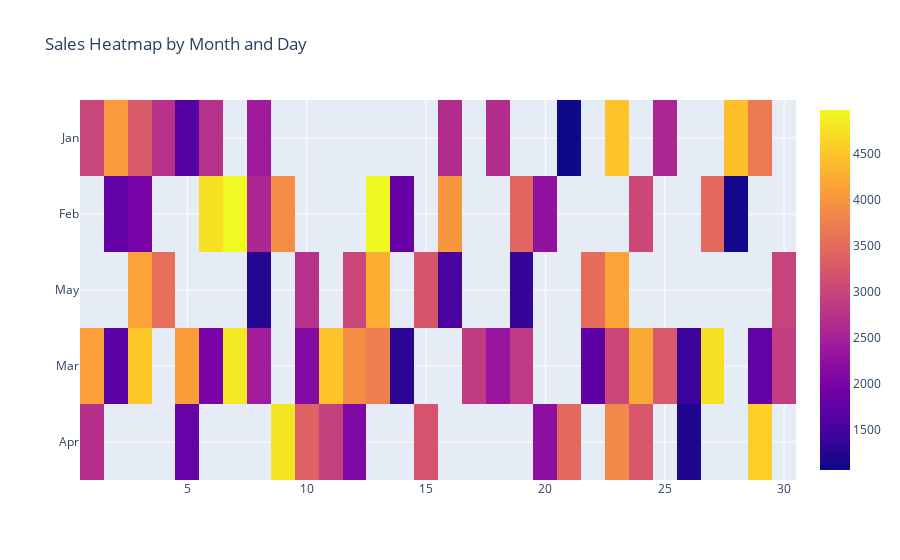

Here is the notebook cell this chart was saved with:
### Code cell
#Using the sales data, generate a heatmap to visualize the variation in sales across different months and days.

np.random.seed(20)
data = {
'Month': np.random.choice(['Jan', 'Feb', 'Mar', 'Apr', 'May'], 100),
'Day': np.random.choice(range(1, 31), 100),
'Sales': np.random.randint(1000, 5000, 100)
}

df = pd.DataFrame(data)

fig = go.Figure()
fig.add_trace(go.Heatmap(z=df['Sales'], x=df['Day'], y=df['Month']))
fig.update_layout(title='Sales Heatmap by Month and Day')
fig.show()

### Figure 1 — Plotly figure (JSON) as saved in the notebook; plotly's stock layout.template omitted (floating-point values rounded to 4 significant figures)
{"data": [{"type": "heatmap", "x": [23, 10, 10, 22, 3, 16, 26, 23, 2, 25, 18, 17, 9, 12, 6, 1, 27, 23, 6, 5, 12, 19, 10, 26, 15, 21, 6, 4, 12, 10, 24, 30, 29, 2, 3, 20, 23, 14, 22, 21, 21, 18, 29, 14, 25, 12, 24, 2, 10, 19, 20, 5, 21, 13, 5, 10, 11, 1, 16, 22, 28, 16, 11, 5, 4, 13, 11, 3, 8, 1, 12, 23, 16, 19, 8, 12, 30, 22, 28, 8, 24, 6, 23, 2, 7, 13, 5, 29, 7, 1, 8, 15, 3, 27, 7, 19, 12, 20, 16, 9], "y": ["Apr", "Mar", "May", "Mar", "Feb", "May", "Apr", "Mar", "Jan", "Jan", "Mar", "Mar", "Apr", "Apr", "Jan", "Jan", "Feb", "Mar", "Mar", "Apr", "Mar", "Feb", "Apr", "Mar", "Apr", "Apr", "Feb", "Jan", "Mar", "Apr", "Apr", "Mar", "Apr", "Feb", "Jan", "Apr", "Jan", "Mar", "Mar", "Apr", "Apr", "Jan", "Mar", "Feb", "Mar", "Apr", "Mar", "Feb", "May", "May", "Apr", "Apr", "Jan", "Mar", "Mar", "Apr", "Mar", "Mar", "Feb", "Mar", "Feb", "Jan", "Mar", "Mar", "May", "May", "Apr", "May", "Jan", "Jan", "Apr", "May", "Jan", "Mar", "Feb", "May", "May", "May", "Jan", "May", "Feb", "Feb", "Apr", "Mar", "Feb", "Feb", "Jan", "Jan", "Mar", "Apr", "Mar", "May", "Mar", "Mar", "Feb", "May", "Mar", "Feb", "May", "Feb"], "z": [4835, 2099, 2094, 4809, 1969, 1278, 1208, 4408, 4047, 2580, 2321, 2858, 4799, 2780, 2713, 4530, 3459, 3019, 1990, 3610, 1513, 3422, 1361, 1405, 3181, 4974, 3985, 2732, 4026, 1138, 3240, 2899, 4588, 2135, 3280, 1331, 4471, 1310, 4211, 4076, 3454, 2661, 1774, 1827, 3279, 1073, 4211, 1786, 2716, 2123, 2216, 1823, 1064, 3724, 1048, 3362, 1039, 4109, 3998, 1732, 1124, 1005, 4482, 4087, 3523, 4255, 2930, 4141, 2425, 2999, 2072, 4157, 2656, 2830, 2590, 3006, 2958, 3503, 4440, 1241, 3028, 4745, 3839, 1717, 3222, 4963, 1637, 3663, 4834, 2707, 2432, 3206, 4520, 4745, 4972, 1375, 3909, 2264, 1548, 3893]}], "layout": {"title": {"text": "Sales Heatmap by Month and Day"}}}
